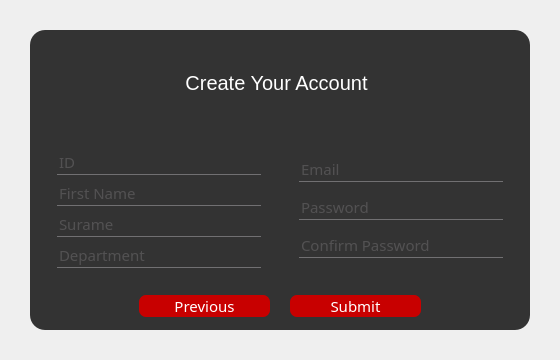
<?xml version="1.0" encoding="UTF-8"?>
<ui version="4.0">
 <class>Form</class>
 <widget class="QDialog" name="Form">
  <property name="geometry">
   <rect>
    <x>0</x>
    <y>0</y>
    <width>560</width>
    <height>360</height>
   </rect>
  </property>
  <property name="minimumSize">
   <size>
    <width>560</width>
    <height>360</height>
   </size>
  </property>
  <property name="windowTitle">
   <string>Dialog</string>
  </property>
  <property name="styleSheet">
   <string notr="true">#Form
{
background:url(:/newPrefix/images/background.jpg);
}</string>
  </property>
  <layout class="QVBoxLayout" name="verticalLayout">
   <property name="spacing">
    <number>0</number>
   </property>
   <property name="leftMargin">
    <number>30</number>
   </property>
   <property name="topMargin">
    <number>30</number>
   </property>
   <property name="rightMargin">
    <number>30</number>
   </property>
   <property name="bottomMargin">
    <number>30</number>
   </property>
   <item>
    <widget class="QFrame" name="frame">
     <property name="styleSheet">
      <string notr="true">QFrame
{
background-color: rgb(51, 51, 51);
border-radius:15px;
}</string>
     </property>
     <property name="frameShape">
      <enum>QFrame::StyledPanel</enum>
     </property>
     <property name="frameShadow">
      <enum>QFrame::Raised</enum>
     </property>
     <layout class="QVBoxLayout" name="verticalLayout_2" stretch="3,5,1">
      <item>
       <widget class="QFrame" name="frame_2">
        <property name="frameShape">
         <enum>QFrame::StyledPanel</enum>
        </property>
        <property name="frameShadow">
         <enum>QFrame::Raised</enum>
        </property>
        <layout class="QHBoxLayout" name="horizontalLayout_2" stretch="2,3,2">
         <item>
          <widget class="QLabel" name="label_3">
           <property name="styleSheet">
            <string notr="true">background-image: url(:/newPrefix/images/CS.png);
background-repeat: no-repeat;
background-position: right;
color: transparent;</string>
           </property>
           <property name="text">
            <string/>
           </property>
          </widget>
         </item>
         <item>
          <widget class="QLabel" name="label">
           <property name="font">
            <font>
             <pointsize>15</pointsize>
            </font>
           </property>
           <property name="styleSheet">
            <string notr="true">font-size: 15pt;
color: rgb(255, 255, 255);</string>
           </property>
           <property name="text">
            <string>Create Your Account</string>
           </property>
           <property name="alignment">
            <set>Qt::AlignCenter</set>
           </property>
          </widget>
         </item>
         <item>
          <widget class="QLabel" name="label_2">
           <property name="styleSheet">
            <string notr="true">background-image: url(:/newPrefix/images/XU_logo_type_ver_2.png);
background-repeat: no-repeat;
color: transparent;</string>
           </property>
           <property name="text">
            <string>aaaaaaaaaaaaaaaaaaaa</string>
           </property>
          </widget>
         </item>
        </layout>
       </widget>
      </item>
      <item>
       <widget class="QFrame" name="frame_3">
        <property name="frameShape">
         <enum>QFrame::StyledPanel</enum>
        </property>
        <property name="frameShadow">
         <enum>QFrame::Raised</enum>
        </property>
        <layout class="QHBoxLayout" name="horizontalLayout_3">
         <property name="spacing">
          <number>20</number>
         </property>
         <item>
          <widget class="QFrame" name="frame_4">
           <property name="frameShape">
            <enum>QFrame::StyledPanel</enum>
           </property>
           <property name="frameShadow">
            <enum>QFrame::Raised</enum>
           </property>
           <layout class="QVBoxLayout" name="verticalLayout_3">
            <item>
             <widget class="QLineEdit" name="id">
              <property name="font">
               <font>
                <family>Century Gothic</family>
                <pointsize>11</pointsize>
               </font>
              </property>
              <property name="styleSheet">
               <string notr="true">QLineEdit
{
background:transparent;
border:none;
color:#717072;
border-bottom:1px solid #717072;

}</string>
              </property>
              <property name="placeholderText">
               <string>ID</string>
              </property>
             </widget>
            </item>
            <item>
             <widget class="QLineEdit" name="firstname">
              <property name="font">
               <font>
                <family>Century Gothic</family>
                <pointsize>11</pointsize>
               </font>
              </property>
              <property name="styleSheet">
               <string notr="true">QLineEdit
{
background:transparent;
border:none;
color:#717072;
border-bottom:1px solid #717072;

}</string>
              </property>
              <property name="placeholderText">
               <string>First Name</string>
              </property>
             </widget>
            </item>
            <item>
             <widget class="QLineEdit" name="surname">
              <property name="font">
               <font>
                <family>Century Gothic</family>
                <pointsize>11</pointsize>
               </font>
              </property>
              <property name="styleSheet">
               <string notr="true">QLineEdit
{
background:transparent;
border:none;
color:#717072;
border-bottom:1px solid #717072;

}</string>
              </property>
              <property name="placeholderText">
               <string>Surame</string>
              </property>
             </widget>
            </item>
            <item>
             <widget class="QLineEdit" name="department">
              <property name="font">
               <font>
                <family>Century Gothic</family>
                <pointsize>11</pointsize>
               </font>
              </property>
              <property name="styleSheet">
               <string notr="true">QLineEdit
{
background:transparent;
border:none;
color:#717072;
border-bottom:1px solid #717072;

}</string>
              </property>
              <property name="text">
               <string/>
              </property>
              <property name="placeholderText">
               <string>Department</string>
              </property>
             </widget>
            </item>
           </layout>
          </widget>
         </item>
         <item>
          <widget class="QFrame" name="frame_5">
           <property name="frameShape">
            <enum>QFrame::StyledPanel</enum>
           </property>
           <property name="frameShadow">
            <enum>QFrame::Raised</enum>
           </property>
           <layout class="QVBoxLayout" name="verticalLayout_4">
            <item>
             <widget class="QLineEdit" name="email">
              <property name="font">
               <font>
                <family>Century Gothic</family>
                <pointsize>11</pointsize>
               </font>
              </property>
              <property name="styleSheet">
               <string notr="true">QLineEdit
{
background:transparent;
border:none;
color:#717072;
border-bottom:1px solid #717072;

}</string>
              </property>
              <property name="placeholderText">
               <string>Email</string>
              </property>
             </widget>
            </item>
            <item>
             <widget class="QLineEdit" name="password">
              <property name="font">
               <font>
                <family>Century Gothic</family>
                <pointsize>11</pointsize>
               </font>
              </property>
              <property name="styleSheet">
               <string notr="true">QLineEdit
{
background:transparent;
border:none;
color:#717072;
border-bottom:1px solid #717072;

}</string>
              </property>
              <property name="echoMode">
               <enum>QLineEdit::Password</enum>
              </property>
              <property name="placeholderText">
               <string>Password</string>
              </property>
             </widget>
            </item>
            <item>
             <widget class="QLineEdit" name="confirmpass">
              <property name="font">
               <font>
                <family>Century Gothic</family>
                <pointsize>11</pointsize>
               </font>
              </property>
              <property name="styleSheet">
               <string notr="true">QLineEdit
{
background:transparent;
border: none;
color:#717072;
border-bottom:1px solid #717072;
}</string>
              </property>
              <property name="echoMode">
               <enum>QLineEdit::Password</enum>
              </property>
              <property name="placeholderText">
               <string>Confirm Password</string>
              </property>
             </widget>
            </item>
           </layout>
          </widget>
         </item>
        </layout>
       </widget>
      </item>
      <item>
       <widget class="QFrame" name="frame_6">
        <property name="frameShape">
         <enum>QFrame::StyledPanel</enum>
        </property>
        <property name="frameShadow">
         <enum>QFrame::Raised</enum>
        </property>
        <layout class="QHBoxLayout" name="horizontalLayout" stretch="1,1">
         <property name="spacing">
          <number>20</number>
         </property>
         <property name="leftMargin">
          <number>100</number>
         </property>
         <property name="topMargin">
          <number>0</number>
         </property>
         <property name="rightMargin">
          <number>100</number>
         </property>
         <property name="bottomMargin">
          <number>0</number>
         </property>
         <item>
          <widget class="QPushButton" name="previousbutton">
           <property name="font">
            <font>
             <family>Century Gothic</family>
             <pointsize>11</pointsize>
            </font>
           </property>
           <property name="styleSheet">
            <string notr="true">QPushButton{
background-color: rgb(200, 0, 0);
color: rgb(255, 255, 255);
border-radius:7px;
}

QPushButton:hover
{
color:#333;
border-radius:15px;
background:#49ebff;
}</string>
           </property>
           <property name="text">
            <string>Previous</string>
           </property>
          </widget>
         </item>
         <item>
          <widget class="QPushButton" name="submitbutton">
           <property name="font">
            <font>
             <family>Century Gothic</family>
             <pointsize>11</pointsize>
            </font>
           </property>
           <property name="styleSheet">
            <string notr="true">QPushButton{
background-color: rgb(200, 0, 0);
color: rgb(255, 255, 255);
border-radius:7px;
}

QPushButton:hover
{
color:#333;
border-radius:15px;
background:#49ebff;
}</string>
           </property>
           <property name="text">
            <string>Submit</string>
           </property>
          </widget>
         </item>
        </layout>
       </widget>
      </item>
     </layout>
    </widget>
   </item>
  </layout>
 </widget>
 <resources>
  <include location="Test.qrc"/>
 </resources>
 <connections/>
</ui>
